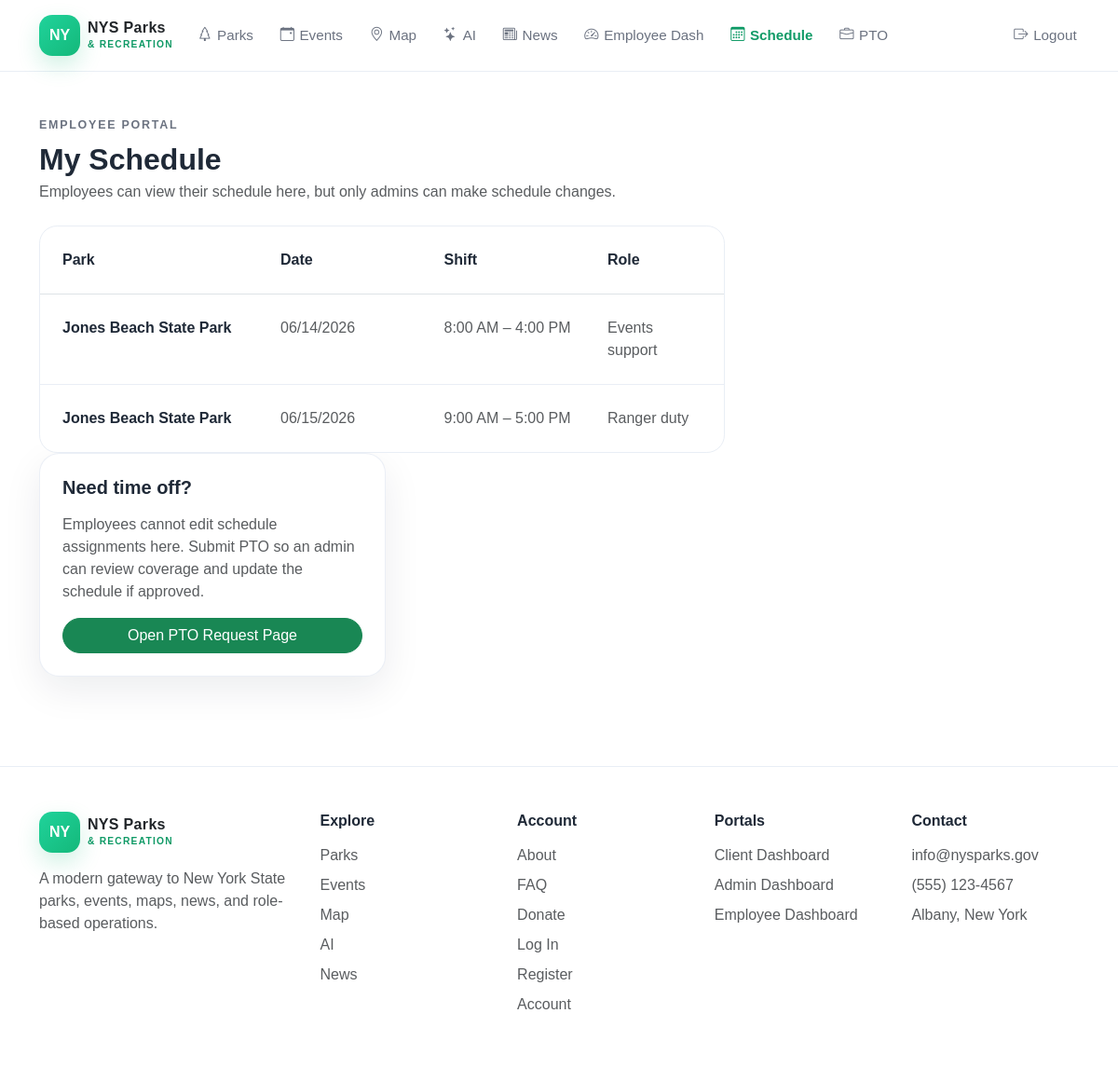
Screenshot of /employee-schedule.php (signed in) with the database file from the repository.
### tables this page shows
CREATE TABLE employee_schedules (
    id INT AUTO_INCREMENT PRIMARY KEY,
    employee_id INT NOT NULL,
    park_id INT NOT NULL,
    shift_date DATE NOT NULL,
    start_time TIME NOT NULL,
    end_time TIME NOT NULL,
    assignment VARCHAR(120) NOT NULL,
    schedule_status ENUM('scheduled','cancelled','completed') NOT NULL DEFAULT 'scheduled',
    notes TEXT NULL,
    created_by INT NULL,
    created_at DATETIME NOT NULL DEFAULT CURRENT_TIMESTAMP,
    updated_at DATETIME NOT NULL DEFAULT CURRENT_TIMESTAMP ON UPDATE CURRENT_TIMESTAMP,
    CONSTRAINT fk_sched_employee FOREIGN KEY (employee_id) REFERENCES users(id) ON DELETE CASCADE,
    CONSTRAINT fk_sched_park FOREIGN KEY (park_id) REFERENCES parks(id) ON DELETE RESTRICT,
    CONSTRAINT fk_sched_created_by FOREIGN KEY (created_by) REFERENCES users(id) ON DELETE SET NULL,
    CONSTRAINT chk_sched_times CHECK (start_time < end_time),
    INDEX idx_sched_employee_date (employee_id, shift_date),
    INDEX idx_sched_park_date (park_id, shift_date),
    INDEX idx_sched_status (schedule_status)
);

CREATE TABLE parks (
    id INT AUTO_INCREMENT PRIMARY KEY,
    name VARCHAR(150) NOT NULL UNIQUE,
    region VARCHAR(80) NOT NULL,
    park_type VARCHAR(60) NOT NULL,
    address_line VARCHAR(180) NOT NULL,
    city VARCHAR(80) NOT NULL,
    state CHAR(2) NOT NULL DEFAULT 'NY',
    zip_code VARCHAR(10) NOT NULL,
    hours VARCHAR(120) NOT NULL,
    total_fields INT NOT NULL DEFAULT 1,
    max_capacity INT NOT NULL DEFAULT 1,
    amenities TEXT NULL,
    description TEXT NOT NULL,
    image_url VARCHAR(255) NULL,
    image_alt VARCHAR(180) NULL,
    card_summary VARCHAR(255) NULL,
    latitude DECIMAL(9,6) NULL,
    longitude DECIMAL(9,6) NULL,
    is_featured TINYINT(1) NOT NULL DEFAULT 0,
    created_at DATETIME NOT NULL DEFAULT CURRENT_TIMESTAMP,
    updated_at DATETIME NOT NULL DEFAULT CURRENT_TIMESTAMP ON UPDATE CURRENT_TIMESTAMP,
    CONSTRAINT chk_parks_total_fields CHECK (total_fields >= 0),
    CONSTRAINT chk_parks_max_capacity CHECK (max_capacity > 0),
    INDEX idx_parks_region (region),
    INDEX idx_parks_type (park_type),
    INDEX idx_parks_featured (is_featured)
);

### bootstrap.php (called while the page is built, shortened)
<?php
function e(?string $value): string {
    return htmlspecialchars((string) $value, ENT_QUOTES, 'UTF-8');
}
?>

### employee-schedule.php (the view, shortened to what this page needs)
<?php
require 'bootstrap.php';
$user = require_role($db, 'employee');
$stmt = $db->prepare("SELECT s.*, p.name AS park_name FROM employee_schedules s JOIN parks p ON p.id=s.park_id WHERE s.employee_id=? ORDER BY s.shift_date ASC, s.start_time ASC");
$stmt->execute([$user['id']]); $schedules = $stmt->fetchAll();
?><!DOCTYPE html>
<html lang="en">
<head>
  <link href="https://cdn.jsdelivr.net/npm/bootstrap@5.3.3/dist/css/bootstrap.min.css" rel="stylesheet" />
  <link rel="stylesheet" href="https://cdn.jsdelivr.net/npm/bootstrap-icons@1.11.3/font/bootstrap-icons.min.css" />
  <link rel="stylesheet" href="styles.css" />
</head>
<body data-page="employee-schedule">
  <header class="site-header">
    <nav class="container py-3 d-flex flex-column flex-lg-row align-items-lg-center justify-content-between gap-3">
      <section class="d-flex flex-column flex-lg-row align-items-lg-center gap-3 gap-lg-4">
        <a href="index.php" class="brand-link text-decoration-none d-inline-flex align-items-center gap-2">
          <span class="brand-badge">NY</span>
          <span class="brand-mark text-dark">
            NYS Parks<br />
            <small>&amp; RECREATION</small>
          </span>
        </a>
        <ul class="list-unstyled d-flex flex-wrap gap-3 gap-lg-4 m-0 align-items-center">
          <li><a href="parks.php" class="nav-link-custom" data-page-link="parks"><i class="bi bi-tree"></i>Parks</a></li>
          <li><a href="events.php" class="nav-link-custom" data-page-link="events"><i class="bi bi-calendar-event"></i>Events</a></li>
          <li><a href="map.php" class="nav-link-custom" data-page-link="map"><i class="bi bi-geo-alt"></i>Map</a></li>
          <li><a href="ai.php" class="nav-link-custom" data-page-link="ai"><i class="bi bi-stars"></i>AI</a></li>
          <li><a href="news.php" class="nav-link-custom" data-page-link="news"><i class="bi bi-newspaper"></i>News</a></li>
          <li><a href="employee-dashboard.php" class="nav-link-custom" data-page-link="employee-dashboard"><i class="bi bi-speedometer2"></i>Employee Dash</a></li>
          <li><a href="employee-schedule.php" class="nav-link-custom active" data-page-link="employee-schedule"><i class="bi bi-calendar3"></i>Schedule</a></li>
          <li><a href="employee-pto.php" class="nav-link-custom" data-page-link="employee-pto"><i class="bi bi-briefcase"></i>PTO</a></li>
        </ul>
      </section>
      <ul class="list-unstyled d-flex flex-wrap gap-3 m-0 align-items-center">
        <li><a href="logout.php" class="nav-link-custom" data-page-link="logout"><i class="bi bi-box-arrow-right"></i>Logout</a></li>
      </ul>
    </nav>
  </header>
  <main class="py-5">
    <section class="container">
      <header class="mb-4">
        <p class="section-kicker mb-2">Employee portal</p>
        <h1 class="h2 fw-bold mb-1">My Schedule</h1>
        <p class="text-muted mb-0">Employees can view their schedule here, but only admins can make schedule changes.</p>
      </header>
      <section class="row g-4">
        <article class="col-xl-8">
          <section class="list-shell">
            <section class="p-4 border-bottom">
              <section class="row g-3">
                <article class="col-md-4 fw-bold">Park</article>
                <article class="col-md-3 fw-bold">Date</article>
                <article class="col-md-3 fw-bold">Shift</article>
                <article class="col-md-2 fw-bold">Role</article>
              </section>
            </section>
            <?php foreach ($schedules as $shift): ?>
<section class="list-row p-4"><section class="row g-3"><article class="col-md-4 fw-semibold"><?= e($shift['park_name']) ?></article><article class="col-md-3 text-muted"><?= date('m/d/Y', strtotime($shift['shift_date'])) ?></article><article class="col-md-3 text-muted"><?= date('g:i A', strtotime($shift['start_time'])) ?> – <?= date('g:i A', strtotime($shift['end_time'])) ?></article><article class="col-md-2 text-muted"><?= e($shift['assignment']) ?></article></section></section>
<?php endforeach; ?></section>
          </section>
        <article class="col-xl-4">
          <section class="soft-card p-4 h-100">
            <h2 class="h5 fw-bold mb-3">Need time off?</h2>
            <p class="text-muted">Employees cannot edit schedule assignments here. Submit PTO so an admin can review coverage and update the schedule if approved.</p>
            <a href="employee-pto.php" class="btn btn-success rounded-pill w-100">Open PTO Request Page</a>
          </section>
        </article>
      </section>
  </main>
  <footer class="footer-shell py-5 mt-5">
    <section class="container">
      <section class="footer-five">
        <article class="footer-block footer-brand">
          <a href="index.php" class="brand-link text-decoration-none d-inline-flex align-items-center gap-2 mb-3">
            <span class="brand-badge">NY</span>
            <span class="brand-mark text-dark">
              NYS Parks<br />
              <small>&amp; RECREATION</small>
            </span>
          </a>
          <p class="text-muted mb-0">
            A modern gateway to New York State parks, events, maps, news, and role-based operations.
          </p>
        </article>
        <article class="footer-block">
          <h2 class="h6 fw-bold mb-3">Explore</h2>
          <ul class="list-unstyled m-0">
            <li class="mb-2"><a href="parks.php" class="text-muted text-decoration-none">Parks</a></li>
            <li class="mb-2"><a href="events.php" class="text-muted text-decoration-none">Events</a></li>
            <li class="mb-2"><a href="map.php" class="text-muted text-decoration-none">Map</a></li>
            <li class="mb-2"><a href="ai.php" class="text-muted text-decoration-none">AI</a></li>
            <li class="mb-2"><a href="news.php" class="text-muted text-decoration-none">News</a></li>
          </ul>
        </article>
        <article class="footer-block">
          <h2 class="h6 fw-bold mb-3">Account</h2>
          <ul class="list-unstyled m-0">
            <li class="mb-2"><a href="about.php" class="text-muted text-decoration-none">About</a></li>
            <li class="mb-2"><a href="faq.php" class="text-muted text-decoration-none">FAQ</a></li>
            <li class="mb-2"><a href="donate.php" class="text-muted text-decoration-none">Donate</a></li>
            <li class="mb-2"><a href="login.php" class="text-muted text-decoration-none">Log In</a></li>
            <li class="mb-2"><a href="register.php" class="text-muted text-decoration-none">Register</a></li>
            <li class="mb-2"><a href="account.php" class="text-muted text-decoration-none">Account</a></li>
          </ul>
        </article>
        <article class="footer-block">
          <h2 class="h6 fw-bold mb-3">Portals</h2>
          <ul class="list-unstyled m-0">
            <li class="mb-2"><a href="client-dashboard.php" class="text-muted text-decoration-none">Client Dashboard</a></li>
            <li class="mb-2"><a href="admin-dashboard.php" class="text-muted text-decoration-none">Admin Dashboard</a></li>
            <li class="mb-2"><a href="employee-dashboard.php" class="text-muted text-decoration-none">Employee Dashboard</a></li>
          </ul>
        </article>
        <article class="footer-block">
          <h2 class="h6 fw-bold mb-3">Contact</h2>
          <p class="text-muted mb-2">info@nysparks.gov</p>
          <p class="text-muted mb-2">(555) 123-4567</p>
          <p class="text-muted mb-0">Albany, New York</p>
        </article>
      </section>
    </section>
  </footer>
</body>
</html>

### styles.css (style rules this page uses)
:root { --nys-green: #14b87a; --nys-green-dark: #0f9a66; --nys-teal: #74f0cf; --nys-navy: #0f1834; --nys-navy-2: #142347; --nys-text: #1f2937; --nys-muted: #6b7280; --nys-border: #e9eef5; --nys-surface: #ffffff; --nys-surface-soft: #f7fafc; --nys-shadow: 0 14px 40px rgba(15, 24, 52, 0.08); --nys-radius-lg: 1.35rem; --nys-radius-xl: 1.75rem; }
html { scroll-behavior: smooth; }
body { margin: 0; font-family: Arial, Helvetica, sans-serif; color: var(--nys-text); background: #ffffff; }
a { transition: 0.2s ease; }
main { min-height: calc(100vh - 170px); }
.site-header { background: rgba(255, 255, 255, 0.94); backdrop-filter: blur(8px); border-bottom: 1px solid var(--nys-border); position: sticky; top: 0; z-index: 1000; }
.brand-link { color: inherit; }
.brand-badge { width: 44px; height: 44px; border-radius: 14px; display: inline-flex; align-items: center; justify-content: center; background: linear-gradient(135deg, #20d39b, #14b87a); color: #ffffff; font-weight: 700; box-shadow: 0 10px 24px rgba(20, 184, 122, 0.2); }
.brand-mark { line-height: 1; font-weight: 700; letter-spacing: 0.02em; }
.brand-mark small { color: var(--nys-green-dark); letter-spacing: 0.12em; font-size: 0.64rem; }
.nav-link-custom { color: var(--nys-muted); font-size: 0.95rem; font-weight: 500; text-decoration: none; padding: 0.35rem 0.15rem; display: inline-flex; align-items: center; gap: 0.35rem; }
.active-link { color: var(--nys-green-dark); font-weight: 700; }
.soft-card { background: var(--nys-surface); border: 1px solid rgba(233, 238, 245, 0.9); border-radius: var(--nys-radius-lg); box-shadow: var(--nys-shadow); }
.section-kicker { color: var(--nys-muted); text-transform: uppercase; letter-spacing: 0.14em; font-size: 0.78rem; font-weight: 700; }
.list-shell { background: #ffffff; border: 1px solid var(--nys-border); border-radius: 1.2rem; overflow: hidden; }
.list-row { border-bottom: 1px solid var(--nys-border); }
.list-row:last-child { border-bottom: 0; }
.footer-shell { border-top: 1px solid var(--nys-border); background: #ffffff; }
.footer-five { display: flex; flex-wrap: wrap; gap: 2rem; align-items: flex-start; }
.footer-five .footer-block { flex: 1 1 180px; min-width: 0; }
.footer-five .footer-brand { flex: 1.35 1 260px; }
@media (min-width: 992px) { .footer-five { flex-wrap: nowrap !important; gap: 2rem; } }
@media (min-width: 992px) { .footer-five .footer-block { flex: 1 1 0 !important; width: auto !important; } }
@media (min-width: 992px) { .footer-five .footer-brand { flex: 1.5 1 0 !important; } }

### rows the page displays
employee_schedules: park.name "Jones Beach State Park", shift_date "06/14/2026", start_time "8:00 AM", end_time "4:00 PM", assignment "Events support"
employee_schedules: park.name "Jones Beach State Park", shift_date "06/15/2026", start_time "9:00 AM", end_time "5:00 PM", assignment "Ranger duty"
